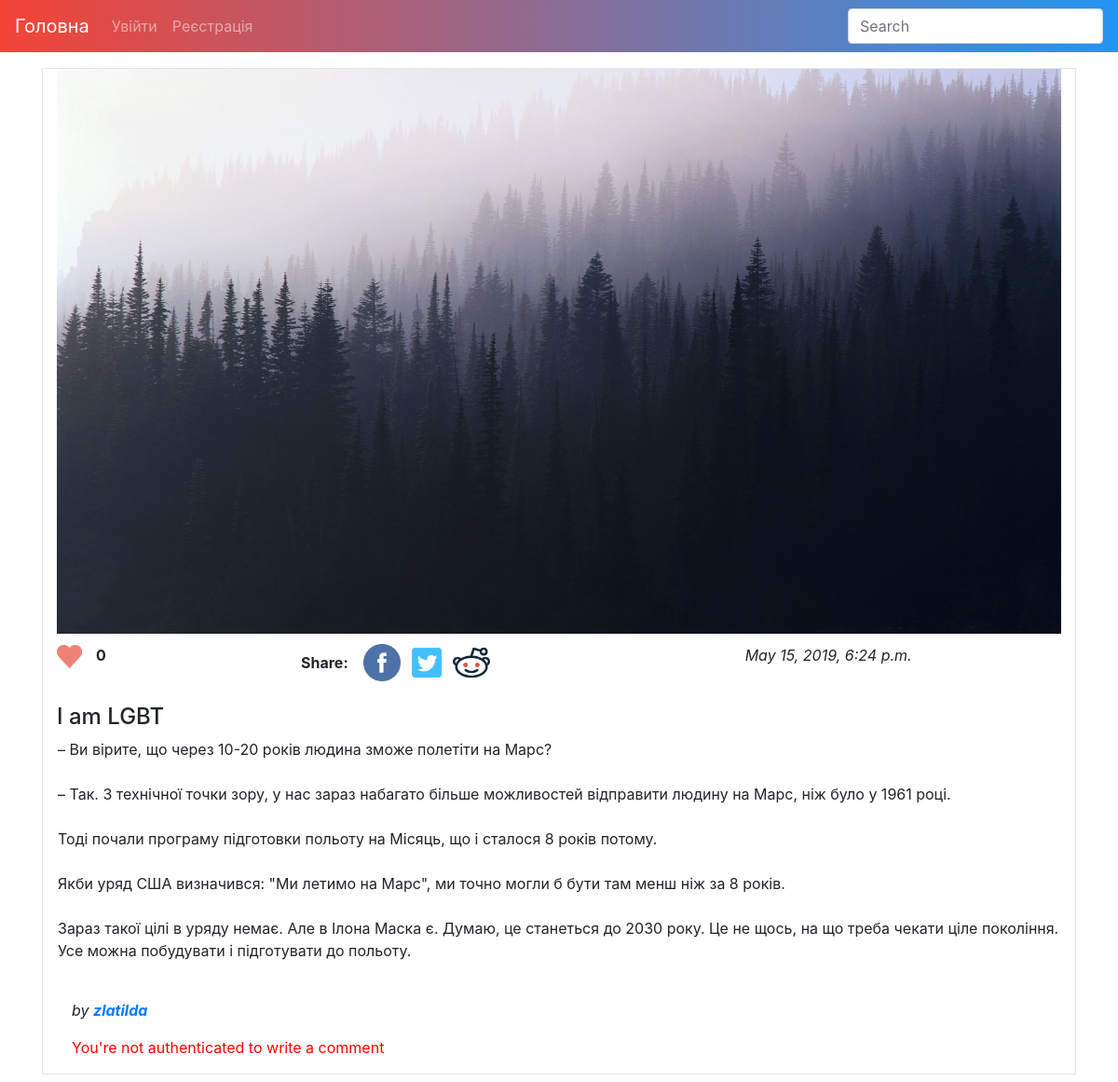
Page /post/25/ on the earlier database version.
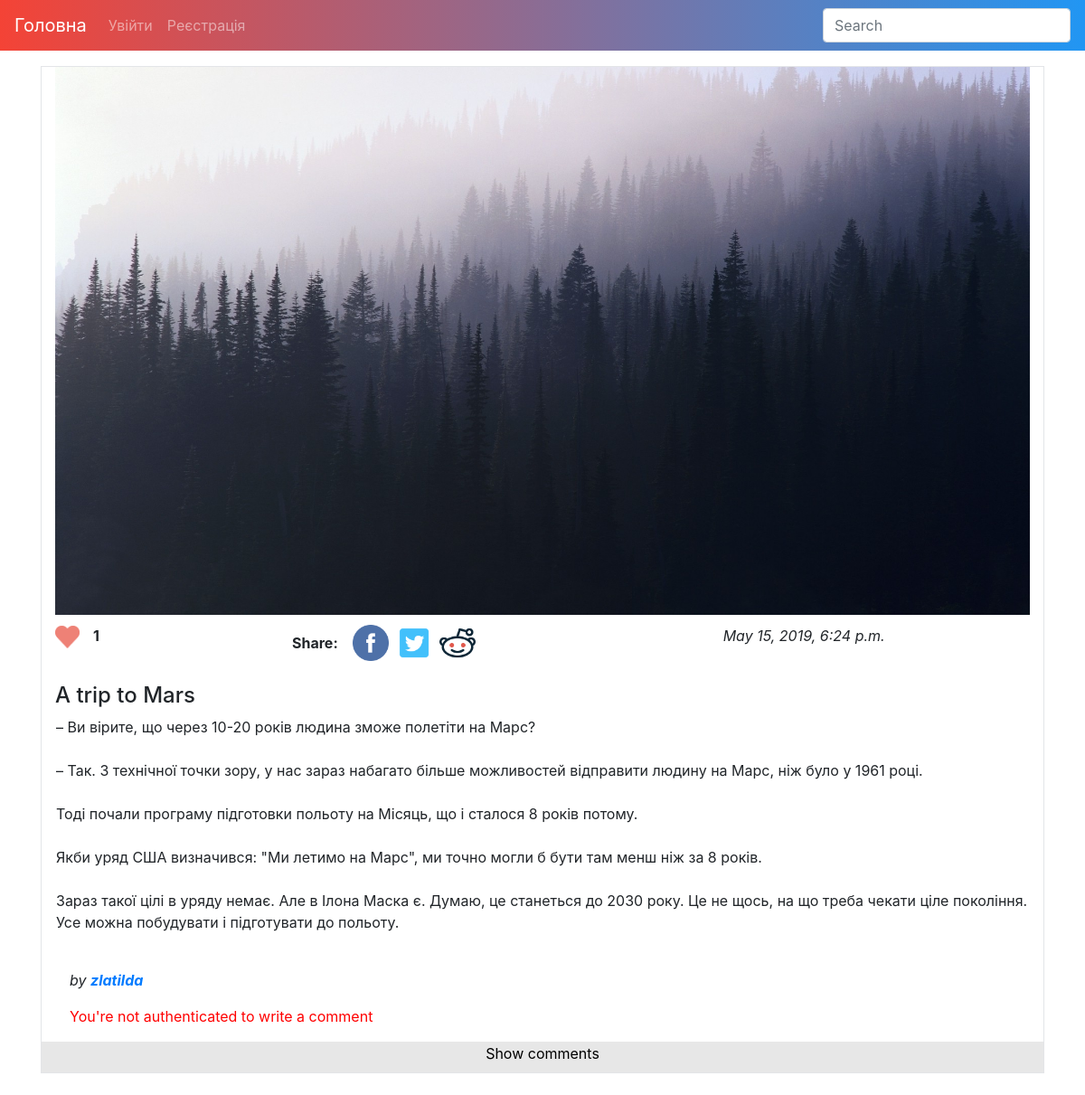
Same page on the later database version.
### blog/models.py (models this page shows, shortened)
class Post(models.Model):
    STATUS_CHOISES = (
        ('Published', 'Published'),
        ('Draft', 'Draft'),
    )
    title = models.CharField(max_length=30)
    body = models.TextField()
    created = models.DateTimeField(auto_now_add=True)
    updated = models.DateTimeField(auto_now=True)
    likes= models.ManyToManyField(settings.AUTH_USER_MODEL, blank=True, related_name='post_likes')
    slug = models.SlugField(max_length=250, unique=True)
    thumb = models.ImageField(upload_to='post_image', blank=True, default='default.png')
    user = models.ForeignKey(User, on_delete=models.CASCADE, default=1)
    def get_like_url(self):
        return reverse("blog:like-toggle", kwargs={"slug": self.slug})

### blog/views.py (the view)
# urls.py: url(r'^post/(?P<post_pk>\d+)/$', post_detail, name='post_detail'),
def post_detail(request, post_pk):
    template = 'post_detail.html'
    post = get_object_or_404(Post, pk=post_pk)
    rand_post = Post.objects.order_by('?')
    fav = 1
    user = request.user
    if user.is_authenticated:
        if not Favorite.objects.filter(user=request.user, post=post):
            fav = 2
        else:
            fav = 3
    comments = Comment.objects.filter(post=post)
    if request.method == 'POST':
        comment_form = CommentForm(request.POST or None)
        if comment_form.is_valid():
            content = request.POST.get('content')
            comment = Comment.objects.create(post=post, user=request.user, content=content)
            comment.save()
            return redirect(request.META['HTTP_REFERER'])
    else:
        comment_form = CommentForm()
    context = {
        'post': post,
        'rand_post': rand_post[:5],
        'comments': comments,
        'comment_form': comment_form,
        'favorite': fav,
    }
    return render(request, template, context)

### blog/forms.py
class CommentForm(forms.ModelForm):
    class Meta:
        model = Comment
        fields = ('content',)
        widgets = {
            'content': forms.Textarea(attrs={'class': 'form-control', 'style': 'resize:none; height: 5em;'})
        }

### templates/post_detail.html (shortened to what this page needs)
{% extends 'base.html' %}
{% load staticfiles %}
{% block body %}
	<div class="container">
		<div class="col-lg-12 col-md-12 col-sm-12 col-xs-12 post">
			<img src="{{ post.thumb.url }}" class="post_img"/>
			<div class="row" style="padding-top: 1%;">
                <div class="col-lg-3 col-md-3 col-sm-12 col-xs-12">
                    <a  href="{{ post.get_like_url }}"><img src="{% static 'images/heart.png'%}" class="like"></a> <label id="likeamount"><b>{{ post.likes.count }}</b></label>
            </div>
                <div class="col-lg-5 col-md-5 col-sm-12 col-xs-12">
                    <div class="row">
                        <strong style="margin-top: 0.5em; margin-right: 1em;">Share: </strong>
                    {% load social_share %}
                    <div class="facebook-this">
                        <a href="{{ facebook_url }}" target="_blank"><img class="shareico" src="{% static 'images/facebook_ico.png' %}"></a>
                    </div>
                    <div class="tweet-this">
                        <a href="{{ tweet_url }}" class="meta-act-link meta-tweet" target="_blank"><img class="shareico" src="{% static 'images/twitter_ico.png' %}"></a>
                    </div>
                   <div class="reddit-this">
                        <a href="{{ reddit_url }}" target="_blank"><img class="shareico" src="{% static 'images/reddit-ico.png' %}"></a>
                    </div>
                    </div>
                </div>
                <div class="col-lg-4 col-md-4 col-sm-12 col-xs-12"><label id="date">{{ post.created }}</label></div>
			</div><br>
            <h4>{{ post.title }}</h4>
			<div class="row">
				<p style="white-space: pre-line">{{ post.body }}</p><br>
			</div>
			<div class="row">
                <div class="col-7"><p style="font-style: italic;">by <b><a href="{% url 'blog:get_user_profile' post.user.pk %}">{{ post.user }}</a></b></p></div>
            </div>
				 <form method="post">
                    {% if request.user.is_authenticated %}
                        {{ comment_form.as_p }}
                        <div id="send_btn"><input  type="submit" value="Submit" class="btn btn-outline-success"></div>
                    {% else %}
                        <p style="color:red"> You're not authenticated to write a comment<p>
                    {% endif %}
                </form>
            {% if comments %}
			<div class="row"><button onclick="show()"><label id="show_comments">Show comments</label></button></div>
		</div>
            {% endif %}
	</div>
{% endblock %}>

### templates/base.html (shortened to what this page needs)
<!DOCTYPE html>
<html>
{% load staticfiles %}
{% load static %}
<head>
    <link rel= "stylesheet" href= "https://stackpath.bootstrapcdn.com/bootstrap/4.3.1/css/bootstrap.min.css" >
</head>
<body>
	<nav class="navbar navbar-expand-md navbar-dark nav-bk" style=" position: fixed; width:100%; z-index: 999;">
      <a class="navbar-brand" href="{% url 'blog:index' %}">Головна</a>
      <div class="collapse navbar-collapse" id="navbarsExample03">
        <ul class="navbar-nav mr-auto">
            {% if user.is_authenticated %}
            <li class="nav-item">
            <a class="nav-link" href="{% url 'logout' %}?next=/home">Вийти</a>
          </li>
            {% if not request.user.is_superuser %}
                <li class="nav-item">
                    <a class="nav-link"  href="{% url 'blog:get_user_profile' request.user.pk %}" style="color: mediumturquoise; font-weight: bold;">{{ request.user.username }}</a>
                </li>
                 <li class="nav-item">
                    <a class="nav-link" href="{% url 'blog:create-post' %}" style="color: mediumturquoise; font-weight: bold;">Create post</a>
                </li>
            {% endif %}
            {% else %}
                 <li class="nav-item">
                     <a class="nav-link" href="{% url 'login' %}">Увійти</a>
                 </li>
                <li class="nav-item">
                    <a class="nav-link" href="{% url 'blog:signup' %}">Реєстрація</a>
                </li>
            {%endif%}
        </ul>
        <form class="form-inline my-2 my-md-0" method="GET" action="{% url 'blog:search' %}">
          <input class="form-control" type="text" placeholder="Search" name="q" value="{{ request.GET.q }}">
        </form>
      </div>
    </nav>
<div class="row" id="content" style=" padding-top: 3em;">
    {% block body %}
    {% endblock %}
</div>
</body>

### templates/base.html (style rules this page uses)
html { overflow-x: hidden; }
.nav-bk { background: #2196f3; background: -webkit-linear-gradient(to right, #f44336, #2196f3); background: linear-gradient(to right, #f44336, #2196f3); }

### templates/post_detail.html (style rules this page uses)
.post_img { height: auto; width: 100%; }
.like { height: 25px; width: auto; opacity: 0.7; }
.shareico { height: 40px; width: auto; margin-right: 0.5em; }
#likeamount { margin-left: 10px; }
#date { font-style: italic; right: 0; left: 100%; }
.post { border: #e3e5e8 1px solid; }
p { padding-left: 1em; padding-right: 1em; }
button { width: 100%; background-color: #e7e7e7; color: black; border: none; }
.container { padding-top: 2%; padding-bottom: 2%; }

Differences in the rows shown:
changed Post "zlatilda": likes.count "0" → "1"; title "I am LGBT" → "A trip to Mars"
Other differences:
text now shown: "Show comments"
